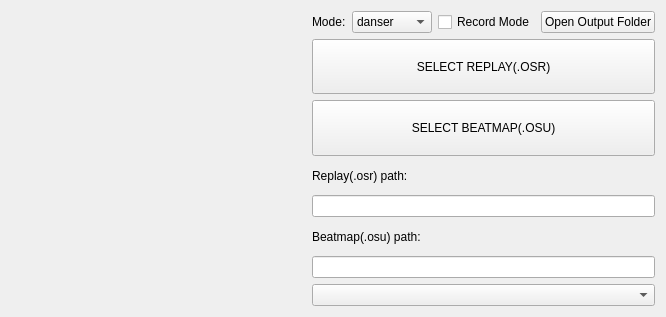
      <widget class="QWidget" name="generalTab">
       <property name="whatsThis">
        <string/>
       </property>
       <attribute name="title">
        <string>General</string>
       </attribute>
       <layout class="QGridLayout" name="gridLayout_10">
        <item row="0" column="0">
         <layout class="QHBoxLayout" name="generalHorizontalLayout" stretch="1,1">
          <item>
           <layout class="QGridLayout" name="startLayout">
            <property name="leftMargin">
             <number>10</number>
            </property>
            <property name="topMargin">
             <number>10</number>
            </property>
            <property name="rightMargin">
             <number>10</number>
            </property>
            <property name="bottomMargin">
             <number>10</number>
            </property>
            <item row="0" column="0">
             <widget class="QClickedLabel" name="startLogo">
              <property name="minimumSize">
               <size>
                <width>275</width>
                <height>275</height>
               </size>
              </property>
              <property name="toolTip">
               <string>Click it and start task!</string>
              </property>
              <property name="autoFillBackground">
               <bool>false</bool>
              </property>
              <property name="styleSheet">
               <string notr="true">background: transparent</string>
              </property>
              <property name="text">
               <string/>
              </property>
             </widget>
            </item>
           </layout>
          </item>
          <item>
           <layout class="QVBoxLayout" name="generalSettingVerticalLayout">
            <item>
             <layout class="QHBoxLayout" name="danserModeAndIsRecordHorizontalLayout">
              <item>
               <layout class="QFormLayout" name="danserModeFormLayout">
                <item row="0" column="0">
                 <widget class="QLabel" name="danserModeLabel">
                  <property name="text">
                   <string>Mode:</string>
                  </property>
                 </widget>
                </item>
                <item row="0" column="1">
                 <widget class="QComboBox" name="danserModeComboBox">
                  <item>
                   <property name="text">
                    <string notr="true">danser</string>
                   </property>
                  </item>
                  <item>
                   <property name="text">
                    <string notr="true">knockout</string>
                   </property>
                  </item>
                  <item>
                   <property name="text">
                    <string notr="true">play</string>
                   </property>
                  </item>
                  <item>
                   <property name="text">
                    <string notr="true">replay</string>
                   </property>
                  </item>
                 </widget>
                </item>
               </layout>
              </item>
              <item>
               <widget class="QCheckBox" name="isRecordCheckBox">
                <property name="toolTip">
                 <string>realtime preview or generate recording</string>
                </property>
                <property name="text">
                 <string>Record Mode</string>
                </property>
               </widget>
              </item>
              <item>
               <widget class="QPushButton" name="openRecordingOutputFolderPushButton">
                <property name="text">
                 <string>Open Output Folder</string>
                </property>
               </widget>
              </item>
             </layout>
            </item>
            <item>
             <widget class="QPushButton" name="osrSelectButton">
              <property name="sizePolicy">
               <sizepolicy hsizetype="Expanding" vsizetype="Expanding">
                <horstretch>0</horstretch>
                <verstretch>0</verstretch>
               </sizepolicy>
              </property>
              <property name="text">
               <string>SELECT REPLAY(.OSR)</string>
              </property>
             </widget>
            </item>
            <item>
             <widget class="QPushButton" name="osuSelectButton">
              <property name="sizePolicy">
               <sizepolicy hsizetype="Expanding" vsizetype="Expanding">
                <horstretch>0</horstretch>
                <verstretch>0</verstretch>
               </sizepolicy>
              </property>
              <property name="text">
               <string>SELECT BEATMAP(.OSU)</string>
              </property>
             </widget>
            </item>
            <item>
             <layout class="QVBoxLayout" name="replayPathVerticalLayout" stretch="1,1">
              <item>
               <widget class="QLabel" name="osrPathLabel">
                <property name="text">
                 <string>Replay(.osr) path:</string>
                </property>
               </widget>
              </item>
              <item>
               <widget class="QClickedLineEdit" name="osrPathLineEdit">
                <property name="readOnly">
                 <bool>true</bool>
                </property>
               </widget>
              </item>
             </layout>
            </item>
            <item>
             <layout class="QVBoxLayout" name="beatmapPathVerticalLayout" stretch="1,1">
              <item>
               <widget class="QLabel" name="osuPathLabel">
                <property name="text">
                 <string>Beatmap(.osu) path:</string>
                </property>
               </widget>
              </item>
              <item>
               <widget class="QClickedLineEdit" name="osuPathLineEdit">
                <property name="readOnly">
                 <bool>true</bool>
                </property>
               </widget>
              </item>
             </layout>
            </item>
            <item>
             <widget class="QComboBox" name="skinsComboBox"/>
            </item>
           </layout>
          </item>
         </layout>
        </item>
       </layout>
      </widget>
